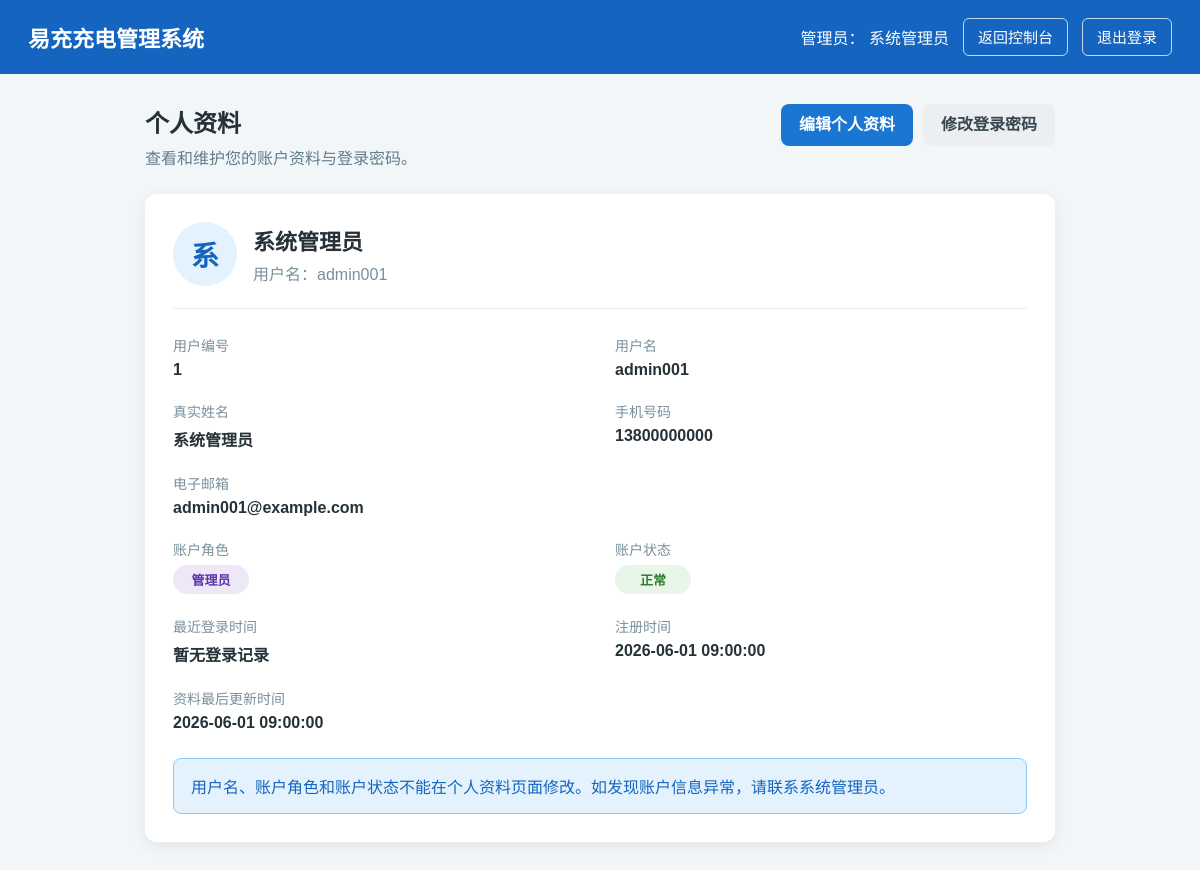
The app's page /public/account/profile.php (signed in) with its own data.
### tables this page shows
CREATE TABLE users (
    user_id INT UNSIGNED NOT NULL AUTO_INCREMENT COMMENT '用户主键编号',
    username VARCHAR(30) NOT NULL COMMENT '登录用户名，仅允许3到30位英文字母和数字',
    password_hash VARCHAR(255) NOT NULL COMMENT '密码哈希值，不保存明文密码',
    real_name VARCHAR(20) NOT NULL COMMENT '用户真实姓名，应用层限制为2到20个汉字',
    mobile CHAR(11) NOT NULL COMMENT '中国大陆11位手机号码',
    email VARCHAR(100) NULL COMMENT '电子邮箱，可选填写',
    role VARCHAR(20) NOT NULL DEFAULT 'user' COMMENT '用户角色：admin管理员，user普通用户',
    status VARCHAR(20) NOT NULL DEFAULT 'active' COMMENT '账户状态：active正常，disabled已停用',
    last_login_at DATETIME NULL COMMENT '最近一次成功登录时间',
    created_at DATETIME NOT NULL DEFAULT CURRENT_TIMESTAMP COMMENT '账户创建时间',
    updated_at DATETIME NOT NULL DEFAULT CURRENT_TIMESTAMP ON UPDATE CURRENT_TIMESTAMP COMMENT '账户最后更新时间',
    PRIMARY KEY (user_id),
    UNIQUE KEY uk_users_username (username),
    UNIQUE KEY uk_users_mobile (mobile),
    UNIQUE KEY uk_users_email (email),
    KEY idx_users_role (role),
    KEY idx_users_status (status),
    KEY idx_users_created_at (created_at),
    CONSTRAINT chk_users_username_format CHECK (username REGEXP '^[A-Za-z0-9]{3,30}$'),
    CONSTRAINT chk_users_real_name_length CHECK (CHAR_LENGTH(real_name) BETWEEN 2 AND 20),
    CONSTRAINT chk_users_mobile_format CHECK (mobile REGEXP '^1[3-9][0-9]{9}$'),
    CONSTRAINT chk_users_email_format CHECK (
        email IS NULL
        OR email REGEXP '^[A-Za-z0-9._%+-]+@[A-Za-z0-9.-]+\\.[A-Za-z]{2,}$'
    ),
    CONSTRAINT chk_users_role CHECK (role IN ('admin', 'user')),
    CONSTRAINT chk_users_status CHECK (status IN ('active', 'disabled'))
);

### public/account/profile.php (the view, shortened to what the rows shown need)
<?php
require_once dirname(__DIR__, 2) . '/bootstrap.php';
$connection = $database->getConnection();
$userRepository = new UserRepository($connection);
$session = new Session();
$authGuard = new AuthGuard($session, $userRepository);
$currentUser = $authGuard->requireLogin(
    '../login.php'
);
$currentUserId = $currentUser->getUserId();
$user = $userRepository->findById($currentUserId);
$dashboardPath = $user->isAdmin()
    ? '../admin/dashboard.php'
    : '../user/dashboard.php';
$dashboardLabel = $user->isAdmin()
    ? '返回控制台'
    : '返回用户中心';
$identityLabel = $user->isAdmin()
    ? '管理员'
    : '用户';
$topbarTheme = $user->isAdmin() ? 'admin' : 'user';
$topbarIdentityLabel = $identityLabel;
$topbarDisplayName = $user->getRealName();
$topbarLinks = [
    [
        'label' => $dashboardLabel,
        'href' => $dashboardPath,
    ],
    [
        'label' => '退出登录',
        'method' => 'post',
        'href' => '../logout.php',
    ],
];
?>
<!DOCTYPE html>
<html lang="zh-CN">
<head>
    <link rel="stylesheet" href="../assets/css/common.css">
</head>
<body>
    <?php require dirname(__DIR__, 2) . '/views/partials/topbar.php'; ?>
    <main class="page">
        <section class="page-header">
            <div>
                <h2 class="page-title">个人资料</h2>
            </div>
        </section>
        <section class="profile-card">
            <div class="profile-heading">
                <div class="avatar">
                    <?= View::escape(
                        mb_substr(
                            $user->getRealName(),
                            0,
                            1,
                            'UTF-8'
                        )
                    ) ?>
                </div>
                <div>
                    <h3 class="profile-name">
                        <?= View::escape($user->getRealName()) ?>
                    </h3>
                    <p class="profile-username">
                        用户名：<?= View::escape($user->getUsername()) ?>
                    </p>
                </div>
            </div>
            <div class="detail-grid">
                <div class="detail-item">
                    <div class="detail-label">用户编号</div>
                    <p class="detail-value">
                        <?= View::escape((string)$user->getUserId()) ?>
                    </p>
                </div>
                <div class="detail-item">
                    <div class="detail-label">用户名</div>
                    <p class="detail-value">
                        <?= View::escape($user->getUsername()) ?>
                    </p>
                </div>
                <div class="detail-item">
                    <div class="detail-label">真实姓名</div>
                    <p class="detail-value">
                        <?= View::escape($user->getRealName()) ?>
                    </p>
                </div>
                <div class="detail-item">
                    <div class="detail-label">手机号码</div>
                    <p class="detail-value">
                        <?= View::escape($user->getMobile()) ?>
                    </p>
                </div>
                <div class="detail-item full-width">
                    <div class="detail-label">电子邮箱</div>
                    <p class="detail-value">
                        <?= View::escape($user->getEmail() ?? '未填写') ?>
                    </p>
                </div>
                <div class="detail-item">
                    <p class="detail-value">
                        <span class="role-badge <?= View::escape(
                            View::roleClass($user->getRole())
                        ) ?>">
                            <?= View::escape($user->getRoleLabel()) ?>
                        </span>
                    </p>
                </div>
                <div class="detail-item">
                    <p class="detail-value">
                        <span class="status-badge <?= View::escape(
                            View::statusClass($user->getStatus())
                        ) ?>">
                            <?= View::escape($user->getStatusLabel()) ?>
                        </span>
                    </p>
                </div>
                <div class="detail-item">
                    <div class="detail-label">最近登录时间</div>
                    <p class="detail-value">
                        <?= View::escape(
                            $user->getLastLoginAt() ?? '暂无登录记录'
                        ) ?>
                    </p>
                </div>
                <div class="detail-item">
                    <div class="detail-label">注册时间</div>
                    <p class="detail-value">
                        <?= View::escape($user->getCreatedAt()) ?>
                    </p>
                </div>
                <div class="detail-item full-width">
                    <div class="detail-label">资料最后更新时间</div>
                    <p class="detail-value">
                        <?= View::escape($user->getUpdatedAt()) ?>
                    </p>
                </div>
            </div>
        </section>
    </main>
</body>
</html>

### views/partials/topbar.php (shortened to what the rows shown need)
<?php
$topbarSystemName = isset($topbarSystemName) ? (string)$topbarSystemName : '易充充电管理系统';
$topbarIdentityLabel = isset($topbarIdentityLabel) ? (string)$topbarIdentityLabel : '';
$topbarDisplayName = isset($topbarDisplayName) ? (string)$topbarDisplayName : '';
$topbarLinks = isset($topbarLinks) && is_array($topbarLinks) ? $topbarLinks : [];
$topbarTheme = isset($topbarTheme) ? (string)$topbarTheme : 'admin';
$topbarThemeClass = $topbarTheme === 'user' ? 'topbar-user' : 'topbar-admin';
?>
<header class="topbar <?= View::escape($topbarThemeClass) ?>">
    <h1 class="system-name"><?= View::escape($topbarSystemName) ?></h1>
    <div class="topbar-actions">
        <?php if($topbarIdentityLabel !== '' || $topbarDisplayName !== ''): ?>
            <span>
                <?= View::escape($topbarIdentityLabel) ?>：
                <?= View::escape($topbarDisplayName) ?>
            </span>
        <?php endif; ?>
        <?php foreach($topbarLinks as $topbarLink): ?>
            <?php
            $linkLabel = (string)($topbarLink['label'] ?? '');
            $linkHref = (string)($topbarLink['href'] ?? '');
            $linkMethod = strtolower((string)($topbarLink['method'] ?? 'get'));
            ?>
            <?php if($linkMethod === 'post'): ?>
                <form class="topbar-form" method="post" action="<?= View::escape($linkHref) ?>">
                    <button class="topbar-link topbar-button" type="submit">
                    </button>
                </form>
            <?php else: ?>
                <a class="topbar-link" href="<?= View::escape($linkHref) ?>">
                    <?= View::escape($linkLabel) ?>
                </a>
            <?php endif; ?>
        <?php endforeach; ?>
    </div>
</header>

### records on screen
users: role "管理员", real_name "系统管理员", real_name "系", username "admin001", user_id "1", mobile "13800000000", email "admin001@example.com", status "正常", last_login_at "暂无登录记录", created_at "2026-06-01 09:00:00", updated_at "2026-06-01 09:00:00"

### other values on screen
View::escape($topbarSystemName) "易充充电管理系统"
View::escape($linkLabel) "返回控制台"
View::escape($linkLabel) "退出登录"
